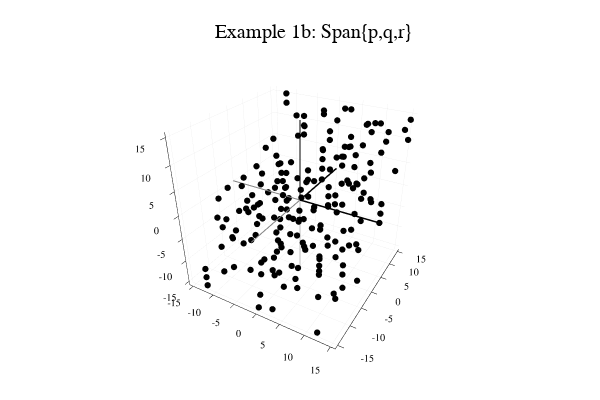

The notebook cell this image was saved under:
### Markdown cell above
## Example 1b.  Plot many possible linear combinations using three vectors in $\mathbb{R}^3$

Here, random integer weights ($a_1,a_2$ and $a_3$) between -10 and 10 for the three vectors are chosen.  To simplify the picture, we only plot the final endpoint of each linear combination.

### Code cell
# Example 1b
using Plots
plotly()
NumberOfPoints=200;

a1=rand(-10:10); a2=rand(-10:10); a3=rand(-10:10);
P=p*a1; Q=q*a2; R=r*a3;

while abs(P[1]+Q[1]+R[1])>15 || abs(P[2]+Q[2]+R[2])>15 || abs(P[3]+Q[3]+R[3])>15
    a1=rand(-10:10); a2=rand(-10:10); a3=rand(-10:10);
    P=p*a1; Q=q*a2; R=r*a3;
end

d=plot3d(title="Example 1b: Span{p,q,r}", legend=false, lims=[-15,15])
scatter!([P[1]+Q[1]+R[1], P[1]+Q[1]+R[1]],[P[2]+Q[2]+R[2],P[2]+Q[2]+R[2]],[P[3]+Q[3]+R[3],P[3]+Q[3]+R[3]], markercolor="black", markersize=1)

if NumberOfPoints>1
    for n = 2:NumberOfPoints
        a1=rand(-10:10); a2=rand(-10:10); a3=rand(-10:10);
        P=p*a1; Q=q*a2; R=r*a3;
        while abs(P[1]+Q[1]+R[1])>15 || abs(P[2]+Q[2]+R[2])>15 || abs(P[3]+Q[3]+R[3])>15
            a1=rand(-10:10); a2=rand(-10:10); a3=rand(-10:10);
            P=p*a1; Q=q*a2; R=r*a3; 
        end
        scatter!([P[1]+Q[1]+R[1], P[1]+Q[1]+R[1]],[P[2]+Q[2]+R[2],P[2]+Q[2]+R[2]],[P[3]+Q[3]+R[3],P[3]+Q[3]+R[3]], markercolor="black", markersize=1)
    end
end

plot3d!([0,0],[0,0],[0,20], label="+z", linecolor="black", linewidth=2,lims=[-15,15])
plot3d!([0,0],[0,0],[0,-20],  label="-z", linecolor="gray", linewidth=1,lims=[-15,15])
plot3d!([0,0],[0,20],[0,0],  label="+y", linecolor="black", linewidth=3,lims=[-15,15])
plot3d!([0,0],[0,-20],[0,0],  label="-y", linecolor="gray", linewidth=2,lims=[-15,15])
plot3d!([0,20],[0,0],[0,0],  label="+x", linecolor="black", linewidth=3,lims=[-15,15])
plot3d!([0,-20],[0,0],[0,0],  label="-x", linecolor="gray", linewidth=2,lims=[-15,15])

display(d)
